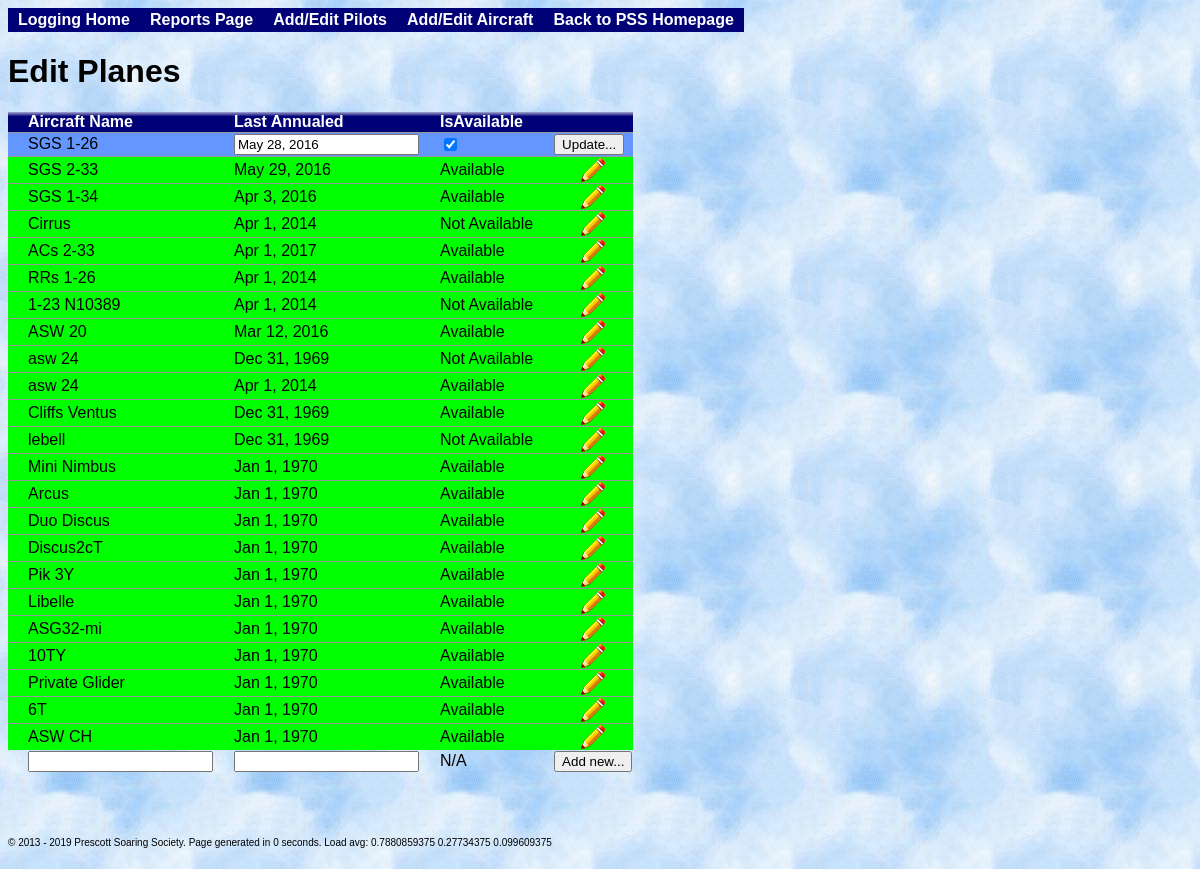
The page /index.php?addplanes&aircraftID=2&modified=1 on the database as committed earlier.
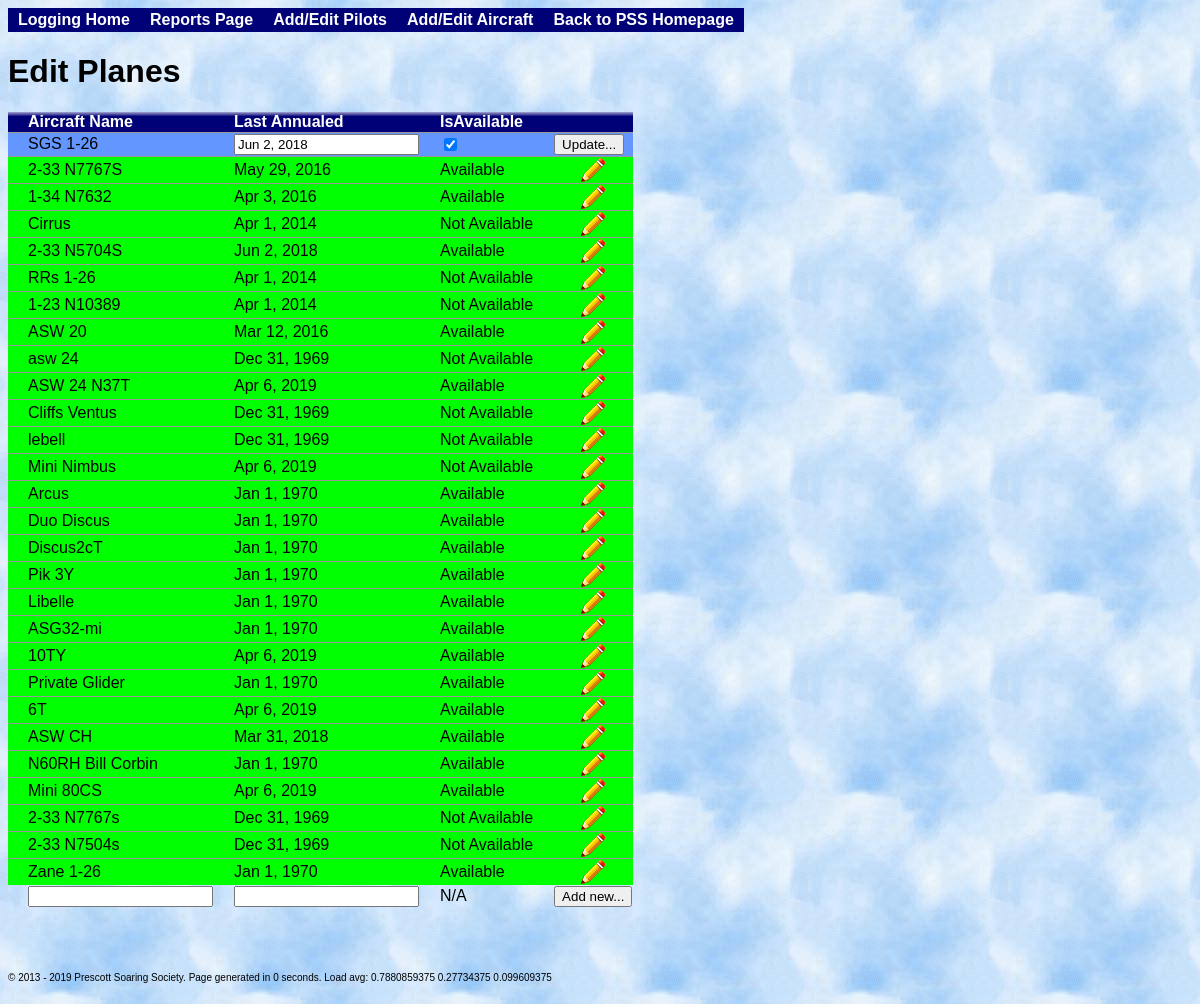
The same page on the database as committed later.
### tables this page shows
CREATE TABLE aircraft(ID INTEGER PRIMARY KEY NOT NULL, Name TEXT, LastAnnualed INTEGER, IsAvailable INTEGER DEFAULT 0);

### SoaringLogBase.php (called while the page is built, shortened)
<?php
    class SoaringLogBase {
        private static $instance;
        private $dbDir = 'sqlite:db.sqlite';
        private $aircraftTable = "aircraft";
        public $dbObj;
        public static function GetInstance() {
            if(!self::$instance) {
                self::$instance = new self();
            }
            return self::$instance;
        }
        public function OpenDatabase() {
            try {
                $this->dbObj = new PDO($this->dbDir) or die("Cannot open the database");
            }
            catch(Exception $e) {
                die("Oops, couldn't open the database :( $e");
            }
        }
        public function GetAircraftTable() {
            return $this->aircraftTable;
        }
        public function GetAircraft($showNotAvail = false) {
            if($showNotAvail)
                $query = "SELECT * FROM aircraft;";
            else
                $query = "SELECT * FROM aircraft WHERE IsAvailable='available' OR ID=0;";
            $result = $this->dbObj->query($query);
            $planes = array( );
            while($row = $result->fetch(PDO::FETCH_BOTH)) {
                $planes[$row['ID']] = $row['Name'];
            }
            return $planes;
        }
    }
?>

### addplanes.php (the view, shortened to what this page needs)
<h1>Edit Planes</h1>
<?php
include("SoaringLogBase.php");
$thisFile = "index.php?addplanes";
$logbase = SoaringLogBase::GetInstance();
$database = $logbase->dbObj;
$tableName = $logbase->GetAircraftTable();
$aircraftList = $logbase->GetAircraft(true);
$aircraftID = $_REQUEST["aircraftID"];
$modified = $_REQUEST["modified"];
$query = "SELECT * FROM $tableName;";
if($result = $database->query($query)) {
    echo("<table id=\"aircraftTable\" >");
    echo("<tr class=\"Head\"><td>Aircraft Name</td><td>Last Annualed</td><td>IsAvailable</td><td></td></tr>\n");
    while($row = $result->fetch(PDO::FETCH_BOTH)) {
        $editMe = 0;
        if($aircraftID == $row['ID'] && $modified) {
            $editMe = 1;
        }
        if($editMe) {
            echo("<tr id=\"row{$row['flightIndex']}\" class=\"IncompleteEntry\"><form id=\"form{$row['ID']}\" name=\"aircraftUpdate\" action=\"{$thisFile}\" method=\"POST\"> ");
        }
        else {
            echo("<tr class=\"CompleteEntry\">");
        }
        echo("<td>{$aircraftList[$row['ID']]}</td>");
        $storedLastAnnual = date("M j, Y", $row['LastAnnualed']);
        if($editMe) {
            echo("<td>");
            echo("<input type=\"text\" name=\"lastAnnualed\" value=\"$storedLastAnnual\" id=\"lastAnnual{$row['ID']}\"/>");
            echo "</td>";
        }
        else
            echo("<td>$storedLastAnnual</td>");
        $isAvailable = $row['IsAvailable'];
        if($editMe) {
            if($isAvailable)
                echo("<td><input type=\"checkbox\" checked=\"yes\" name=\"available\" value=\"available\"></td>");
            else
                echo("<td><input type=\"checkbox\" name=\"available\" value=\"available\"></td>");
        }
        else {
            if($isAvailable)
                echo("<td class=\"Inactive\">Available</td>");
            else
                echo("<td>Not Available</td>");
        }
        if($editMe) {
            echo "<td><input type=\"hidden\" name=\"aircraftID\" value=\"{$row['ID']}\"/><input type=\"submit\" value=\"Update...\" /></form>";
        }
        else {
            echo "<td><center><button name=\"modify\" class=\"modify\" onClick=\"window.location.href='{$thisFile}&aircraftID={$row['ID']}&modified=1'; \" />";
            echo "</center></td></tr>\n";
        }
    }
    echo "<tr><form name=\"aircraftList\" action=\"{$thisFile}\" method=\"POST\">\n";
    echo "<td><input type=\"text\" name=\"aircraftName\" /></td>\n";
    echo "<td><input type=\"text\" name=\"lastAnnualed\" /></td>\n";
    echo "<td>N/A</td>";
    echo "<td><input type=\"submit\" value=\"Add new...\" /></td>";
    echo "</form></tr>";
    echo("</table><br><br><br>");
}
else
    print("Failed to execute query!!!");
?>

### index.php (shortened to what this page needs)
<html>
<head>
<link rel="stylesheet" type="text/css" href="style.css" />
<link rel="stylesheet" type="text/css" media="all" href="jsDatePick_ltr.min.css" />
</head>
<body>
<div id="container">
    <div id="navbar">
        <ul>
        <li><a href="index.php">Logging Home</a></li>
        <li><a href="index.php?reports">Reports Page</a></li>
        <li><a href="index.php?addpilots">Add/Edit Pilots</a></li>
        <li><a href="index.php?addplanes">Add/Edit Aircraft</a></li>
        <li><a href="http://prescottsoaring.com">Back to PSS Homepage</a></li>
        </ul>
    </div>
    <div id="main">
        <?php
            $startTime = microtime(true);
            if(isset($_GET['reports'])) {
                include('reports.php');
            }
            else if(isset($_GET['addpilots'])) {
                include('addpilots.php');
            }
            else if(isset($_GET['addplanes'])) {
                include('addplanes.php');
            }
            else {
                include('home.php');
            }
        ?>
        <div class="spacer" />
    </div>
    <div id="footer">
        <?php
            $stopTime = microtime(true);
            $time = round($stopTime - $startTime, 4);
            $thisYear = date("Y");
            $load = sys_getloadavg();
            $oneMinLoad = $load[0];
            $fiveMinLoad = $load[1];
            $fifteenMinLoad = $load[2];
            print("&copy 2013 - $thisYear Prescott Soaring Society.  ");
            print("Page generated in $time seconds. Load avg: $oneMinLoad $fiveMinLoad $fifteenMinLoad");
        ?>
    </div>
</div>
</body>
</html>

### style.css (style rules this page uses)
table, td, th { font-family: Verdana, Arial; font-size: 16px; border: 0px solid black; border-collapse:collapse; padding-left: 20px }
body { font-family: Verdana, Arial; font-size: 16px; background-image: url(img/Clouds.jpg); }
#container { width:auto; margin:0 auto; }
#navbar { width:auto; display:block; height:24px; }
#navbar ul, #navbar ul li { padding:0; margin:0; list-style:none; foat:left; }
#navbar a { color:#FFFFFF; font-weight:bold; }
#navbar li a:link, #navbar li a:visited { background:#000077; text-decoration:none; height:24px; line-height:24px; display:inline; float:left; width:auto; padding:0px 10px; }
#main { width:auto; display:block; }
div.spacer { clear:both; height:10px; display:block; }
#footer { width:auto; display:block; height:24px; font-size:10px; }
tr.IncompleteEntry { background-color: #6496FF; border-top: 1px solid #999999; }
tr.CompleteEntry { background-color: #00FF00; border-top: 1px solid #999999; }
th, tr.Head { color: #FFFFFF; background-color: #000077; background-image: url('img/grad_white.png'); background-position: 0px -3px; background-repeat: repeat-x; vertical-align: bottom; padding-left: 20px; padding-right: 3px; font-family: Verdana, Arial; font-size: 14px; font-weight: bold; }
button.modify { border: none; height: 24px; width: 24px; valign: center; background: transparent; background-image: url('img/modify.png'); background-position: center; }

Rows that differ between the two databases and show on the page:
changed aircraft "SGS 1-26": lastAnnualed "May 28, 2016" → "Jun 2, 2018"
changed aircraft "May 29, 2016": ID "SGS 2-33" → "2-33 N7767S"
changed aircraft "Apr 3, 2016": ID "SGS 1-34" → "1-34 N7632"
changed aircraft (number 5 of 28 on the later page): ID "ACs 2-33" → "2-33 N5704S"; LastAnnualed "Apr 1, 2017" → "Jun 2, 2018"
changed aircraft "RRs 1-26": IsAvailable "Available" → "Not Available"
changed aircraft: ID "asw 24" → "ASW 24 N37T"; LastAnnualed "Apr 1, 2014" → "Apr 6, 2019"
changed aircraft "Cliffs Ventus": IsAvailable "Available" → "Not Available"
changed aircraft "Mini Nimbus": LastAnnualed "Jan 1, 1970" → "Apr 6, 2019"; IsAvailable "Available" → "Not Available"
changed aircraft "10TY": LastAnnualed "Jan 1, 1970" → "Apr 6, 2019"
changed aircraft (number 22 of 28 on the later page): LastAnnualed "Jan 1, 1970" → "Apr 6, 2019"
changed aircraft "ASW CH": LastAnnualed "Jan 1, 1970" → "Mar 31, 2018"
added aircraft: ID "N60RH Bill Corbin", LastAnnualed "Jan 1, 1970", IsAvailable "Available"
added aircraft: ID "Mini 80CS", LastAnnualed "Apr 6, 2019", IsAvailable "Available"
added aircraft: ID "2-33 N7767s", LastAnnualed "Dec 31, 1969", IsAvailable "Not Available"
added aircraft: ID "2-33 N7504s", LastAnnualed "Dec 31, 1969", IsAvailable "Not Available"
added aircraft: ID "Zane 1-26", LastAnnualed "Jan 1, 1970", IsAvailable "Available"
